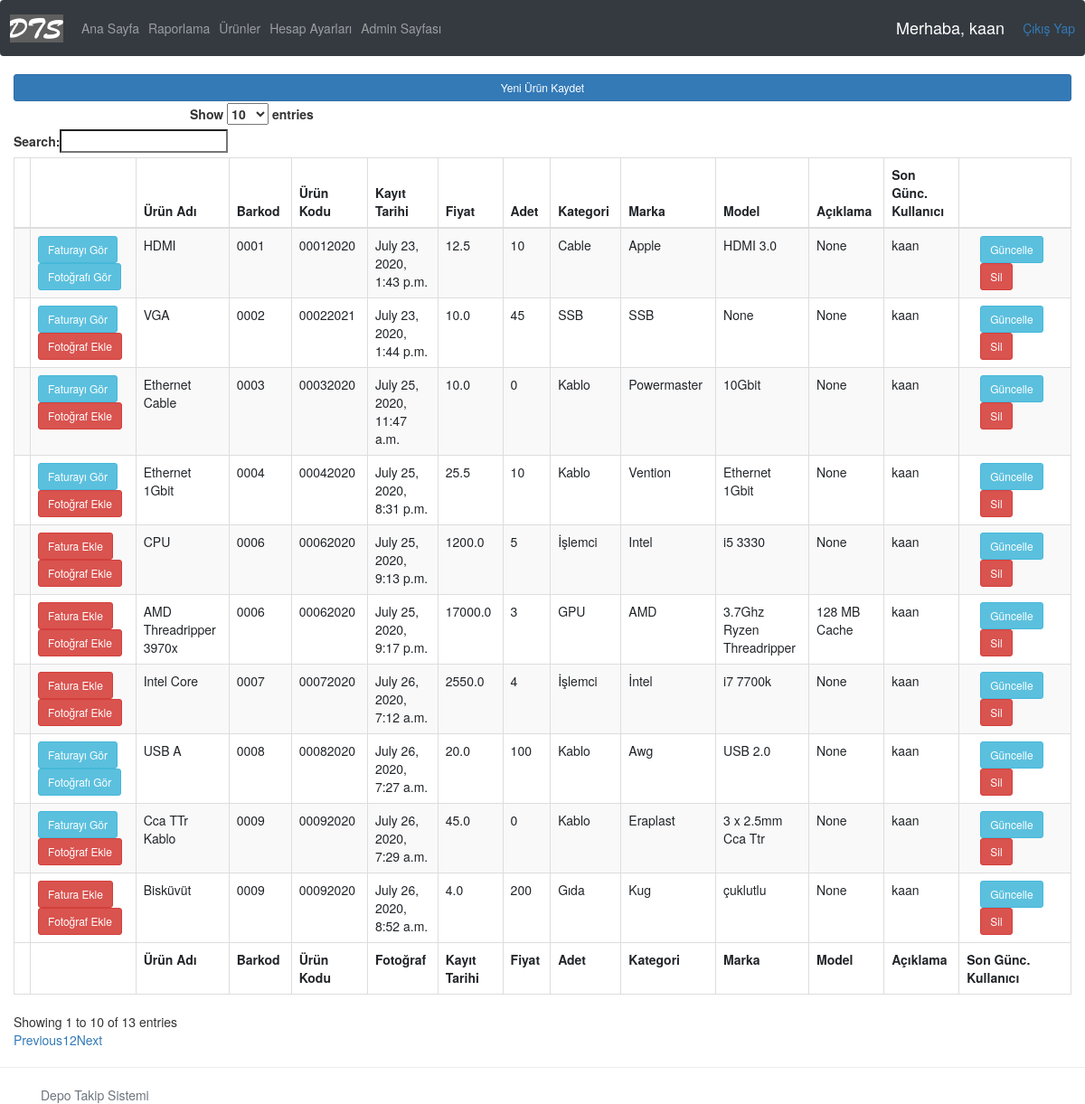
The app's page /products/ (signed in), older data.
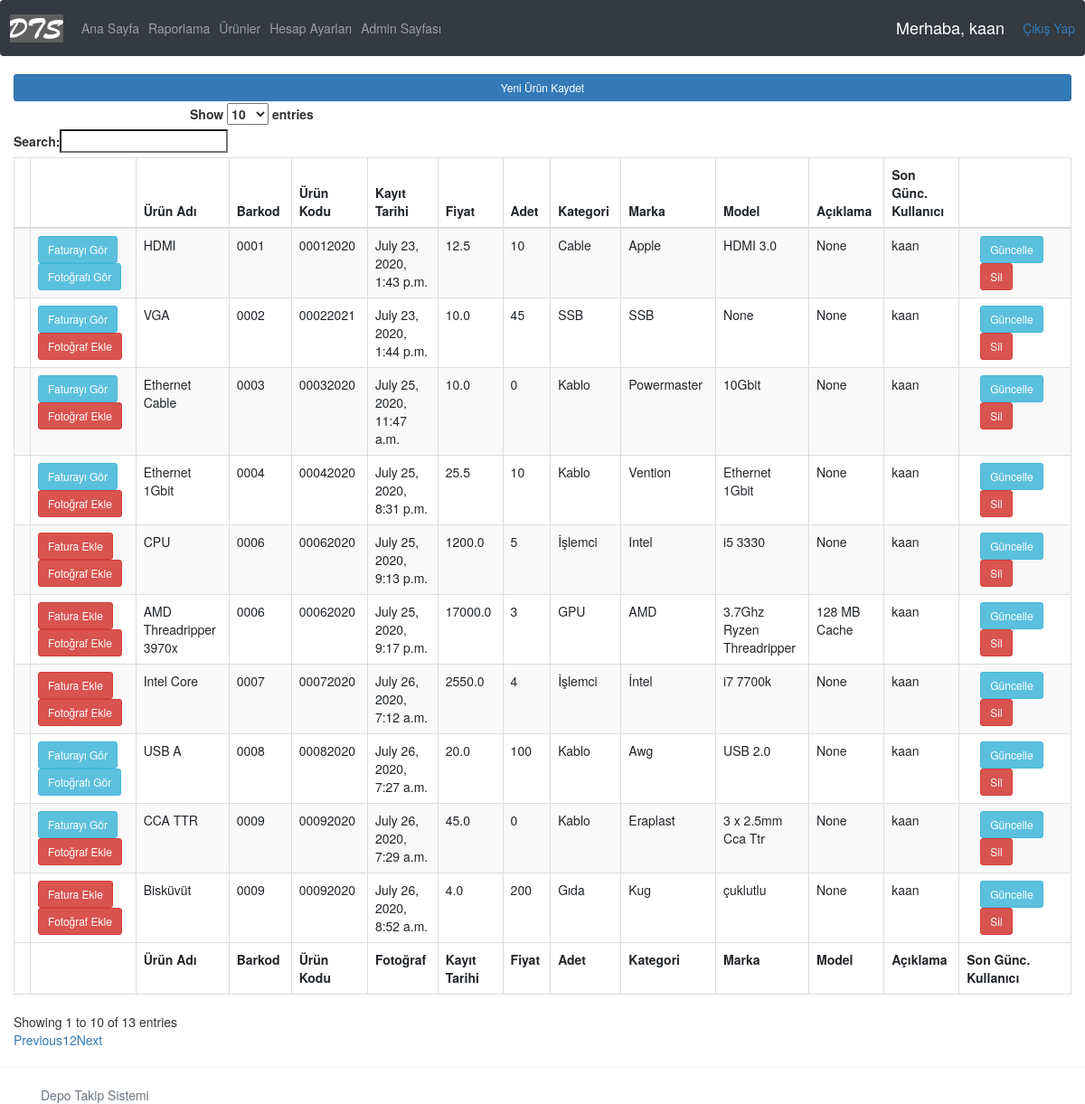
The same page, newer data.
### accounts/models.py (models this page shows, shortened)
class Product(models.Model):
    name = models.CharField(max_length=200)
    barcode = models.CharField(max_length=48)
    code = models.CharField(max_length=255)
    criticalStock = models.BooleanField(default=False) #kritik stok
    criticalStockAmt = models.IntegerField(null=True, blank=True)
    photo = models.ImageField(blank=True, null=True)
    vendor = models.CharField(max_length=200) #alınan firma
    dateBought = models.DateField(null=True) #satın alınan tarih
    regDate = models.DateTimeField( auto_now_add=True, null=True ) #ürünün kayıt edildiği tarih
    price = models.FloatField() #ürünün fiyatı
    amount = models.IntegerField() #ürünün adeti
    category = models.CharField(max_length=200) #ürünün kategorisi
    brand = models.CharField(max_length = 200) #ürünün markası
    model = models.CharField(max_length = 200, blank=True, null=True)
    description = models.CharField(max_length = 400, blank=True, null=True) #açıklama
    editor = models.CharField(max_length = 200) #ürünü kaydeden/silen kullanıcı
    invoice = models.OneToOneField('Invoice', on_delete=models.CASCADE, related_name="fatura", null=True, blank=True )

### accounts/views.py (the view)
# urls.py: path('products/', views.products, name='products'),
@login_required(login_url='login')
def products(request):
    products = Product.objects.all()
    myFilter = ProductFilter(request.GET, queryset=products)
    products = myFilter.qs
    context = {'products': products,
    'myFilter': myFilter }
    return render( request, 'accounts/products-new.html', context )

### accounts/templates/accounts/products-new.html (shortened to what this page needs)
{%  extends 'accounts/main.html' %}
{% block content %}
<script src="https://code.jquery.com/jquery-3.3.1.slim.min.js"></script>
<link rel="stylesheet" href="https://cdn.datatables.net/1.10.21/css/dataTables.bootstrap.min.css">
<link rel="stylesheet" href="https://maxcdn.bootstrapcdn.com/bootstrap/3.3.7/css/bootstrap.min.css">
<a class="btn btn-primary  btn-sm btn-block" href="{% url 'addProduct' %}">Yeni Ürün Kaydet</a>
    <table id="products" class="table table-striped table-bordered" cellspacing="0" width="100%">
      <thead>
        <tr>
          <th></th>
          <th></th>
          <th>Ürün Adı</th>
          <th>Barkod</th>
          <th>Ürün Kodu</th>
          <th>Kayıt Tarihi</th>
          <th>Fiyat</th>
          <th>Adet</th>
          <th>Kategori</th>
          <th>Marka</th>
          <th>Model</th>
          <th>Açıklama</th>
          <th>Son Günc. Kullanıcı</th>
          <th></th>
        </tr>
      </thead>
      <tbody>
          {% for product in products %}
              <tr>
                  <td></td>
                  <div class="col-sm-2 buttons-alignment">
                      <td>
                          {% if product.invoice is not Null %}
                              <a class="btn btn-sm btn-info" href="{% url 'invoice-path' product.invoice.id %}">Faturayı Gör</a>
                          {% else %}
                              <a class="btn btn-sm btn-danger" href="{% url 'addInvoice' product.id %}">Fatura Ekle</a>
                          {% endif %}
                          {% if product.photo %}
                             <a class="btn btn-sm btn-info" href="{{ product.photo.url }}">Fotoğrafı Gör</a>
                          {% else %}
                             <a class="btn btn-sm btn-danger" href="{% url 'updateProduct' product.id %}">Fotoğraf Ekle</a>
                          {% endif %}
                      </td>
                  </div>
                  <td>{{ product.name }}</td>
                  <td>{{ product.barcode }}</td>
                  <td>{{ product.code }}</td>
                  <td>{{ product.regDate }}</td>
                  <td>{{ product.price }}</td>
                  <td>{{ product.amount }}</td>
                  <td>{{ product.category }}</td>
                  <td>{{ product.brand }}</td>
                  <td>{{ product.model }}</td>
                  <td>{{ product.description }}</td>
                  <td>{{ product.editor }}</td>
                  <td>
                      <div class="col-sm-2 buttons-alignment">
                          <a class="btn btn-sm btn-info" href="{% url 'updateProduct' product.id %}">Güncelle</a>
                          <a class="btn btn-sm btn-danger" href="{% url 'deleteProduct' product.id %}">Sil</a>
                      </div>
                  </td>
              </tr>
          {% endfor %}
      </tbody>
      <tfoot>
        <tr>
          <th>
          </th>
          <th>
          </th>
          <th>Ürün Adı
          </th>
          <th>Barkod
          </th>
          <th>Ürün Kodu
          </th>
          <th>Fotoğraf
          </th>
          <th>Kayıt Tarihi
          </th>
          <th>Fiyat
          </th>
          <th>Adet
          </th>
          <th>Kategori
          </th>
          <th>Marka
          </th>
          <th>Model
          </th>
          <th>Açıklama
          </th>
          <th>Son Günc. Kullanıcı
          </th>
        </tr>
      </tfoot>
    </table>
{% endblock content %}

Row changes from the older to the newer data that the page shows:
changed Product "Eraplast": name "Cca TTr Kablo" → "CCA TTR"
